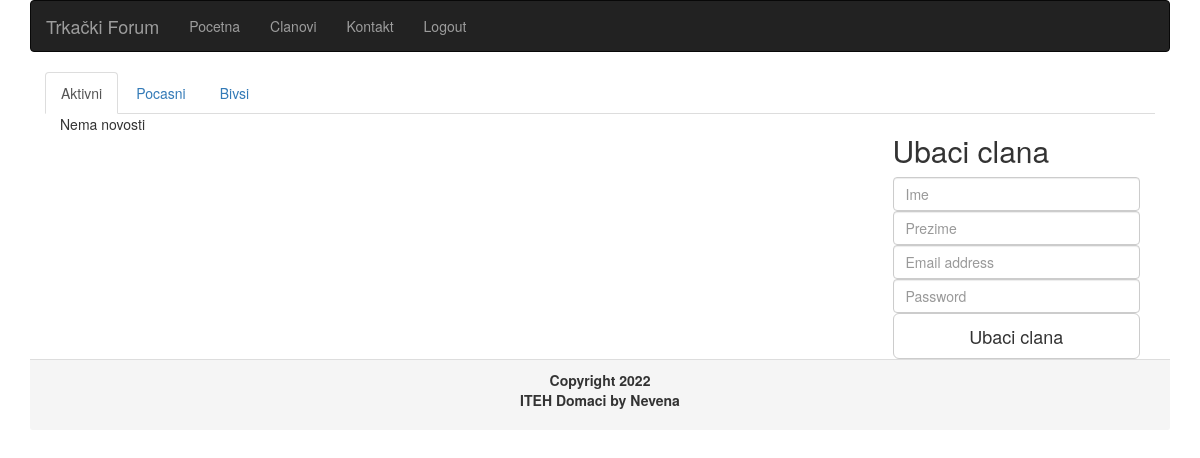
Page /clanovi.php on the earlier database version.
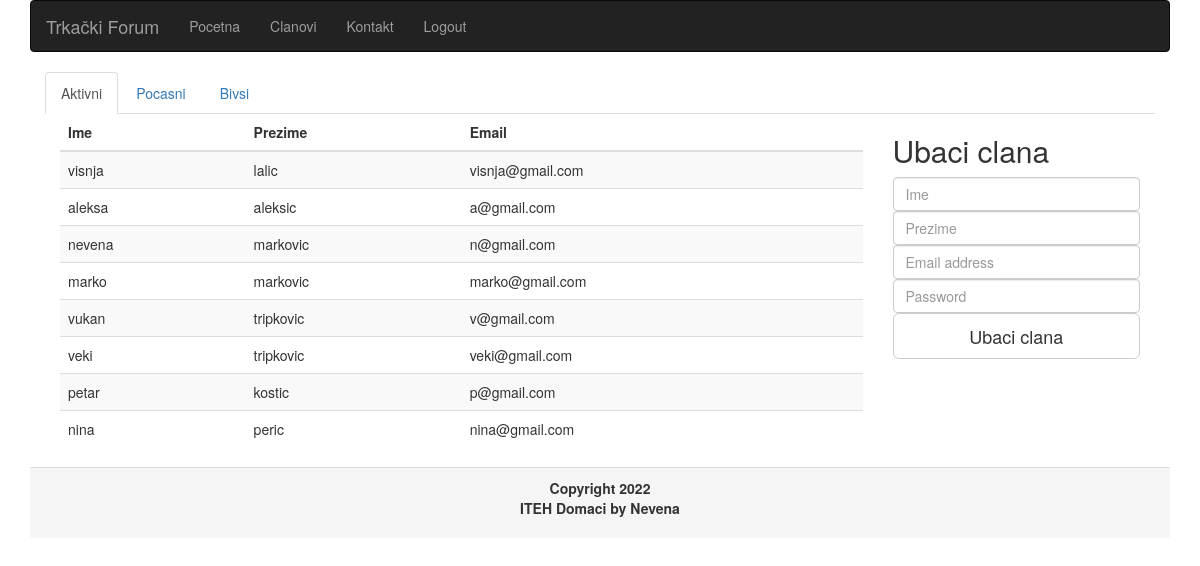
Same page on the later database version.
### tables this page shows
CREATE TABLE `clanovi` (
  `id` int(11) NOT NULL,
  `email` varchar(200) NOT NULL,
  `password` varchar(200) NOT NULL,
  `ime` varchar(200) NOT NULL,
  `prezime` varchar(200) NOT NULL,
  PRIMARY KEY ( `id` )
);

### includes/liste.php (called while the page is built)
<?php
	$navItems=array(
				array(
					"stranica"=>"home.php",
					"naziv"=>"Pocetna"
					),
				array(
					"stranica"=>"clanovi.php",
					"naziv"=>"Clanovi"
					),
				array(
					"stranica"=>"kontakt.php",
					"naziv"=>"Kontakt"
					),
					array(
						"stranica"=>"logout.php",
						"naziv"=>"Logout"
						)
		);
 ?>

### clanovi.php (the view, shortened to what this page needs)
<?php
  include ('./includes/header.php');
 ?>
<div class="container-fluid">
<ul class="nav nav-tabs">
  <li class="active"><a data-toggle="tab" href="#home">Aktivni</a></li>
  <li><a data-toggle="tab" href="#menu1">Pocasni</a></li>
  <li><a data-toggle="tab" href="#menu2">Bivsi</a></li>
</ul>
<div class="tab-content col-sm-9">
  <div id="home" class="tab-pane fade in active">
    <?php
        include ('./db/konekcija.php');
        $sql="SELECT email, ime, prezime FROM clanovi ORDER BY id ASC";
        if (!$q=$conn->query($sql)){
        echo "<p>Nastala je greska pri izvodenju upita</p>" . mysql_query();
        exit();
        }
        if ($q->num_rows==0){
        echo "Nema novosti";
        } else {
        ?>
				<table class="table-striped table">
				<thead>
					<tr>
						<th>Ime</th>
						<th>Prezime</th>
						<th>Email</th>
					</tr>
				</thead>
				<tbody>
        <?php
        while ($red=$q->fetch_object()){
          ?>
			<tr>
            <td><?php echo " $red->ime";?></td>
			<td><?php echo " $red->prezime ";?></td>
			<td><?php echo " $red->email ";?></td>
          </tr>
        <?php
                    }
					?>
					</tbody>
					</table>
					<?php
                  }
         ?>
  </div>
</div>
<div class="col-sm-3">
  <form class="form-signin" method="post" action="" >
        <h2 class="form-signin-heading">Ubaci clana</h2>
        <input name="ime" type="text" id="inputIme" class="form-control" placeholder="Ime" required autofocus >
        <input name="prezime" type="text" id="inputPrezime" class="form-control" placeholder="Prezime" required autofocus >
        <input name="email" type="email" id="inputEmail" class="form-control" placeholder="Email address" required autofocus >
        <input name="password" type="password" id="inputPassword" class="form-control" placeholder="Password" required >
        <button class="btn btn-lg btn-default  btn-block" name="ubaciClana" id="ubaciClana" type="submit">Ubaci clana</button>
  </form>
</div>
  </div>
<?php
	include ('./includes/footer.php');
 ?>

### includes/header.php (shortened to what this page needs)
<?php
  include ('liste.php');
 ?>
<!DOCTYPE html>
<html>
<head>
  <link rel="stylesheet" href="css/bootstrap.min.css">
</head>
<body >
<div class="container">
<nav class="navbar navbar-inverse navbar-justified">
  <div class="container-fluid">
    <div class="navbar-header">
      <a class="navbar-brand" href="home.php">Trkački Forum</a>
    </div>
    <div class="collapse navbar-collapse" id="myNavbar">
       <?php
          include('nav.php');
         ?>
    </div>
  </div>
</nav>
</div>
<div class="container">

### includes/nav.php
<ul class="nav navbar-nav">
<?php
include('liste.php');
          foreach ($navItems as $item) {
            echo "<li> <a href= \" $item[stranica] \" >  $item[naziv]  </a> </li>";
          }
	?>
</ul>

### includes/footer.php
<?php
	$myName="Nevena";
	$datum=date('Y');
	$copyright="Copyright $datum";
 ?>
</div>
<div class="container">
<div class="panel-footer" >
	<div >
	  			<p style="text-align:center;  font-weight: bold;">
	  				<?php
	  				echo "$copyright <br> ITEH Domaci by $myName";
	  			 		?>
	  			 </p>
	</div>
</div>
</div>
</body>
</html>

Differences in the rows shown:
added clanovi: ime "visnja", prezime "lalic", email "visnja@gmail.com"
added clanovi: ime "aleksa", prezime "aleksic", email "a@gmail.com"
added clanovi: ime "nevena", prezime "markovic", email "n@gmail.com"
added clanovi: ime "marko", prezime "markovic", email "marko@gmail.com"
added clanovi: ime "vukan", prezime "tripkovic", email "v@gmail.com"
added clanovi: ime "veki", prezime "tripkovic", email "veki@gmail.com"
added clanovi: ime "petar", prezime "kostic", email "p@gmail.com"
added clanovi: ime "nina", prezime "peric", email "nina@gmail.com"
Other differences:
text no longer shown: "Nema novosti"
text now shown: "Ime Prezime Email"
